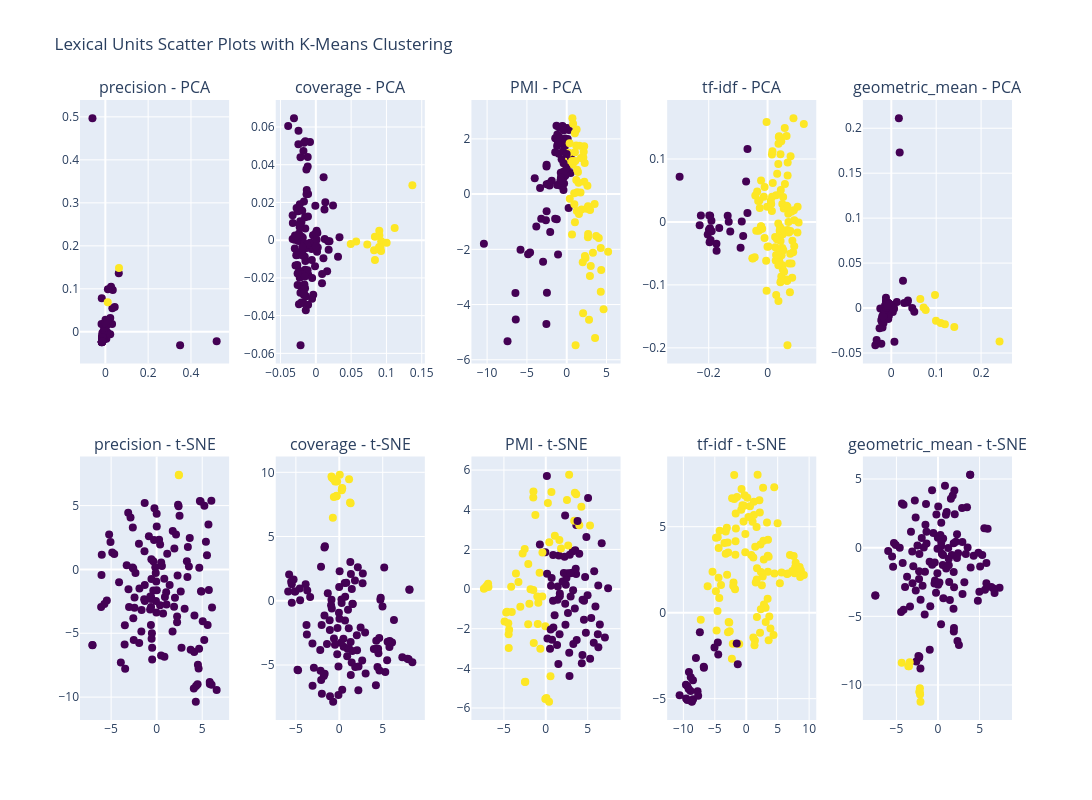

Notebook code cell kept with this figure:
### Code cell
import plotly.graph_objects as go
from plotly.subplots import make_subplots
from sklearn.cluster import KMeans
import pandas as pd

def lexunit_scatter_plot_with_kmeans(matrices, dim_reds, n_clusters=3):
    """
    Create a Plotly figure with subplots for PCA and t-SNE projections,
    with K-Means clustering applied to each corpus.
    """
    # Create a subplot layout with 2 rows (PCA, t-SNE) and 5 columns (matrix types)
    fig = make_subplots(
        rows=2, cols=5,
        subplot_titles=[f"{matrix_type} - PCA" for matrix_type in dim_reds.keys()] +
                       [f"{matrix_type} - t-SNE" for matrix_type in dim_reds.keys()],
        horizontal_spacing=0.05, vertical_spacing=0.15
    )

    # Iterate over the matrix types and dimension reduction methods
    for col, type_of_matrix in enumerate(dim_reds.keys(), start=1):
        # Get the corpus and feature matrix for the current matrix type
        X = matrices[type_of_matrix]
   

        # Apply K-Means clustering
        kmeans = KMeans(n_clusters=n_clusters, random_state=42)
        labels = kmeans.fit_predict(X)

        for row, dim_red in enumerate(['pca', 'tsne'], start=1):
            # Get the dimension reduction object
            dimension_reduction = dim_reds[type_of_matrix][dim_red]

            # Prepare the data
            data = pd.DataFrame(
                {
                    "Component 1": dimension_reduction.reduced_matrix[:, 0],
                    "Component 2": dimension_reduction.reduced_matrix[:, 1],
                    "Cluster": labels,  # Add cluster labels
                    "Lexical Unit": [
                        corpus.idx2lexunit(i)
                        for i in range(len(dimension_reduction.reduced_matrix))
                    ],
                }
            )

            # Add scatter plot to the subplot
            fig.add_trace(
                go.Scatter(
                    x=data["Component 1"],
                    y=data["Component 2"],
                    mode="markers",
                    marker=dict(size=8, color=data["Cluster"], colorscale="Viridis"),
                    text=data["Lexical Unit"],  # Hover text
                    hovertemplate="Lexical Unit: %{text}<br>Component 1: %{x:.2f}<br>Component 2: %{y:.2f}<br>Cluster: %{marker.color}<extra></extra>",
                ),
                row=row, col=col
            )

    # Update layout
    fig.update_layout(
        height=800,  # Adjust height
        width=1200,  # Adjust width
        title_text="Lexical Units Scatter Plots with K-Means Clustering",
        showlegend=False,  # Hide legend
    )

    # Show the plot
    fig.show()

lexunit_scatter_plot_with_kmeans(matrices, dim_reds, n_clusters=2)

### Figure 1 — Plotly figure (JSON) as saved in the notebook; plotly's stock layout.template omitted (floating-point values rounded to 4 significant figures; data arrays with more than 128 entries replaced by an {"elided": "..."} marker saying what was removed)
{"data": [{"hovertemplate": "Lexical Unit: %{text}<br>Component 1: %{x:.2f}<br>Component 2: %{y:.2f}<br>Cluster: %{marker.color}<extra></extra>", "marker": {"color": {"elided": "129 int values"}, "colorscale": [[0, "#440154"], [0.1111, "#482878"], [0.2222, "#3e4989"], [0.3333, "#31688e"], [0.4444, "#26828e"], [0.5556, "#1f9e89"], [0.6667, "#35b779"], [0.7778, "#6ece58"], [0.8889, "#b5de2b"], [1, "#fde725"]], "size": 8}, "mode": "markers", "text": {"elided": "129x2 str values"}, "type": "scatter", "x": {"elided": "129 float values"}, "xaxis": "x", "y": {"elided": "129 float values"}, "yaxis": "y"}, {"hovertemplate": "Lexical Unit: %{text}<br>Component 1: %{x:.2f}<br>Component 2: %{y:.2f}<br>Cluster: %{marker.color}<extra></extra>", "marker": {"color": {"elided": "129 int values"}, "colorscale": [[0, "#440154"], [0.1111, "#482878"], [0.2222, "#3e4989"], [0.3333, "#31688e"], [0.4444, "#26828e"], [0.5556, "#1f9e89"], [0.6667, "#35b779"], [0.7778, "#6ece58"], [0.8889, "#b5de2b"], [1, "#fde725"]], "size": 8}, "mode": "markers", "text": {"elided": "129x2 str values"}, "type": "scatter", "x": {"elided": "129 float values"}, "xaxis": "x6", "y": {"elided": "129 float values"}, "yaxis": "y6"}, {"hovertemplate": "Lexical Unit: %{text}<br>Component 1: %{x:.2f}<br>Component 2: %{y:.2f}<br>Cluster: %{marker.color}<extra></extra>", "marker": {"color": {"elided": "129 int values"}, "colorscale": [[0, "#440154"], [0.1111, "#482878"], [0.2222, "#3e4989"], [0.3333, "#31688e"], [0.4444, "#26828e"], [0.5556, "#1f9e89"], [0.6667, "#35b779"], [0.7778, "#6ece58"], [0.8889, "#b5de2b"], [1, "#fde725"]], "size": 8}, "mode": "markers", "text": {"elided": "129x2 str values"}, "type": "scatter", "x": {"elided": "129 float values"}, "xaxis": "x2", "y": {"elided": "129 float values"}, "yaxis": "y2"}, {"hovertemplate": "Lexical Unit: %{text}<br>Component 1: %{x:.2f}<br>Component 2: %{y:.2f}<br>Cluster: %{marker.color}<extra></extra>", "marker": {"color": {"elided": "129 int values"}, "colorscale": [[0, "#440154"], [0.1111, "#482878"], [0.2222, "#3e4989"], [0.3333, "#31688e"], [0.4444, "#26828e"], [0.5556, "#1f9e89"], [0.6667, "#35b779"], [0.7778, "#6ece58"], [0.8889, "#b5de2b"], [1, "#fde725"]], "size": 8}, "mode": "markers", "text": {"elided": "129x2 str values"}, "type": "scatter", "x": {"elided": "129 float values"}, "xaxis": "x7", "y": {"elided": "129 float values"}, "yaxis": "y7"}, {"hovertemplate": "Lexical Unit: %{text}<br>Component 1: %{x:.2f}<br>Component 2: %{y:.2f}<br>Cluster: %{marker.color}<extra></extra>", "marker": {"color": {"elided": "129 int values"}, "colorscale": [[0, "#440154"], [0.1111, "#482878"], [0.2222, "#3e4989"], [0.3333, "#31688e"], [0.4444, "#26828e"], [0.5556, "#1f9e89"], [0.6667, "#35b779"], [0.7778, "#6ece58"], [0.8889, "#b5de2b"], [1, "#fde725"]], "size": 8}, "mode": "markers", "text": {"elided": "129x2 str values"}, "type": "scatter", "x": {"elided": "129 float values"}, "xaxis": "x3", "y": {"elided": "129 float values"}, "yaxis": "y3"}, {"hovertemplate": "Lexical Unit: %{text}<br>Component 1: %{x:.2f}<br>Component 2: %{y:.2f}<br>Cluster: %{marker.color}<extra></extra>", "marker": {"color": {"elided": "129 int values"}, "colorscale": [[0, "#440154"], [0.1111, "#482878"], [0.2222, "#3e4989"], [0.3333, "#31688e"], [0.4444, "#26828e"], [0.5556, "#1f9e89"], [0.6667, "#35b779"], [0.7778, "#6ece58"], [0.8889, "#b5de2b"], [1, "#fde725"]], "size": 8}, "mode": "markers", "text": {"elided": "129x2 str values"}, "type": "scatter", "x": {"elided": "129 float values"}, "xaxis": "x8", "y": {"elided": "129 float values"}, "yaxis": "y8"}, {"hovertemplate": "Lexical Unit: %{text}<br>Component 1: %{x:.2f}<br>Component 2: %{y:.2f}<br>Cluster: %{marker.color}<extra></extra>", "marker": {"color": {"elided": "129 int values"}, "colorscale": [[0, "#440154"], [0.1111, "#482878"], [0.2222, "#3e4989"], [0.3333, "#31688e"], [0.4444, "#26828e"], [0.5556, "#1f9e89"], [0.6667, "#35b779"], [0.7778, "#6ece58"], [0.8889, "#b5de2b"], [1, "#fde725"]], "size": 8}, "mode": "markers", "text": {"elided": "129x2 str values"}, "type": "scatter", "x": {"elided": "129 float values"}, "xaxis": "x4", "y": {"elided": "129 float values"}, "yaxis": "y4"}, {"hovertemplate": "Lexical Unit: %{text}<br>Component 1: %{x:.2f}<br>Component 2: %{y:.2f}<br>Cluster: %{marker.color}<extra></extra>", "marker": {"color": {"elided": "129 int values"}, "colorscale": [[0, "#440154"], [0.1111, "#482878"], [0.2222, "#3e4989"], [0.3333, "#31688e"], [0.4444, "#26828e"], [0.5556, "#1f9e89"], [0.6667, "#35b779"], [0.7778, "#6ece58"], [0.8889, "#b5de2b"], [1, "#fde725"]], "size": 8}, "mode": "markers", "text": {"elided": "129x2 str values"}, "type": "scatter", "x": {"elided": "129 float values"}, "xaxis": "x9", "y": {"elided": "129 float values"}, "yaxis": "y9"}, {"hovertemplate": "Lexical Unit: %{text}<br>Component 1: %{x:.2f}<br>Component 2: %{y:.2f}<br>Cluster: %{marker.color}<extra></extra>", "marker": {"color": {"elided": "129 int values"}, "colorscale": [[0, "#440154"], [0.1111, "#482878"], [0.2222, "#3e4989"], [0.3333, "#31688e"], [0.4444, "#26828e"], [0.5556, "#1f9e89"], [0.6667, "#35b779"], [0.7778, "#6ece58"], [0.8889, "#b5de2b"], [1, "#fde725"]], "size": 8}, "mode": "markers", "text": {"elided": "129x2 str values"}, "type": "scatter", "x": {"elided": "129 float values"}, "xaxis": "x5", "y": {"elided": "129 float values"}, "yaxis": "y5"}, {"hovertemplate": "Lexical Unit: %{text}<br>Component 1: %{x:.2f}<br>Component 2: %{y:.2f}<br>Cluster: %{marker.color}<extra></extra>", "marker": {"color": {"elided": "129 int values"}, "colorscale": [[0, "#440154"], [0.1111, "#482878"], [0.2222, "#3e4989"], [0.3333, "#31688e"], [0.4444, "#26828e"], [0.5556, "#1f9e89"], [0.6667, "#35b779"], [0.7778, "#6ece58"], [0.8889, "#b5de2b"], [1, "#fde725"]], "size": 8}, "mode": "markers", "text": {"elided": "129x2 str values"}, "type": "scatter", "x": {"elided": "129 float values"}, "xaxis": "x10", "y": {"elided": "129 float values"}, "yaxis": "y10"}], "layout": {"annotations": [{"font": {"size": 16}, "showarrow": false, "text": "precision - PCA", "x": 0.08, "xanchor": "center", "xref": "paper", "y": 1, "yanchor": "bottom", "yref": "paper"}, {"font": {"size": 16}, "showarrow": false, "text": "coverage - PCA", "x": 0.29, "xanchor": "center", "xref": "paper", "y": 1, "yanchor": "bottom", "yref": "paper"}, {"font": {"size": 16}, "showarrow": false, "text": "PMI - PCA", "x": 0.5, "xanchor": "center", "xref": "paper", "y": 1, "yanchor": "bottom", "yref": "paper"}, {"font": {"size": 16}, "showarrow": false, "text": "tf-idf - PCA", "x": 0.71, "xanchor": "center", "xref": "paper", "y": 1, "yanchor": "bottom", "yref": "paper"}, {"font": {"size": 16}, "showarrow": false, "text": "geometric_mean - PCA", "x": 0.92, "xanchor": "center", "xref": "paper", "y": 1, "yanchor": "bottom", "yref": "paper"}, {"font": {"size": 16}, "showarrow": false, "text": "precision - t-SNE", "x": 0.08, "xanchor": "center", "xref": "paper", "y": 0.425, "yanchor": "bottom", "yref": "paper"}, {"font": {"size": 16}, "showarrow": false, "text": "coverage - t-SNE", "x": 0.29, "xanchor": "center", "xref": "paper", "y": 0.425, "yanchor": "bottom", "yref": "paper"}, {"font": {"size": 16}, "showarrow": false, "text": "PMI - t-SNE", "x": 0.5, "xanchor": "center", "xref": "paper", "y": 0.425, "yanchor": "bottom", "yref": "paper"}, {"font": {"size": 16}, "showarrow": false, "text": "tf-idf - t-SNE", "x": 0.71, "xanchor": "center", "xref": "paper", "y": 0.425, "yanchor": "bottom", "yref": "paper"}, {"font": {"size": 16}, "showarrow": false, "text": "geometric_mean - t-SNE", "x": 0.92, "xanchor": "center", "xref": "paper", "y": 0.425, "yanchor": "bottom", "yref": "paper"}], "height": 800, "showlegend": false, "title": {"text": "Lexical Units Scatter Plots with K-Means Clustering"}, "width": 1200, "xaxis": {"anchor": "y", "domain": [0, 0.16]}, "xaxis10": {"anchor": "y10", "domain": [0.84, 1]}, "xaxis2": {"anchor": "y2", "domain": [0.21, 0.37]}, "xaxis3": {"anchor": "y3", "domain": [0.42, 0.58]}, "xaxis4": {"anchor": "y4", "domain": [0.63, 0.79]}, "xaxis5": {"anchor": "y5", "domain": [0.84, 1]}, "xaxis6": {"anchor": "y6", "domain": [0, 0.16]}, "xaxis7": {"anchor": "y7", "domain": [0.21, 0.37]}, "xaxis8": {"anchor": "y8", "domain": [0.42, 0.58]}, "xaxis9": {"anchor": "y9", "domain": [0.63, 0.79]}, "yaxis": {"anchor": "x", "domain": [0.575, 1]}, "yaxis10": {"anchor": "x10", "domain": [0, 0.425]}, "yaxis2": {"anchor": "x2", "domain": [0.575, 1]}, "yaxis3": {"anchor": "x3", "domain": [0.575, 1]}, "yaxis4": {"anchor": "x4", "domain": [0.575, 1]}, "yaxis5": {"anchor": "x5", "domain": [0.575, 1]}, "yaxis6": {"anchor": "x6", "domain": [0, 0.425]}, "yaxis7": {"anchor": "x7", "domain": [0, 0.425]}, "yaxis8": {"anchor": "x8", "domain": [0, 0.425]}, "yaxis9": {"anchor": "x9", "domain": [0, 0.425]}}}
